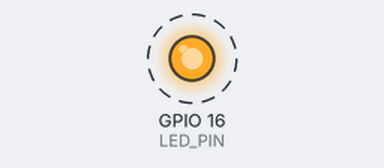
The sketch below on a simulated ESP8266 (NodeMCU). On the bench: output pins drawn as LEDs (lit = HIGH). Dashed ring = blinking. What the sketch prints to the serial monitor is not drawn.

Above: at 5.5 s.
Timing chart, 0 to 9.6 s (numbered marks = the images above):
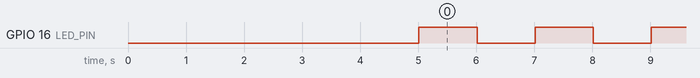

The sketch:

led.ino
```cpp
#include <Wire.h>

#define LED_PIN   16

void setup() {
  // put your setup code here, to run once:
  Serial.begin(115200);
  Serial.print("esp8266 setup!\r\n");
  pinMode(LED_PIN, OUTPUT);

  // Get some information abut the ESP8266

  uint32_t freeheap = ESP.getFreeHeap();
  Serial.print("Free Heap Size = "); Serial.println(freeheap);
  uint32_t chipID = ESP.getChipId();
  Serial.print("ESP8266 chip ID = "); Serial.println(chipID);
  uint32_t flashChipID = ESP.getFlashChipId();
  Serial.print("ESP8266 flash chip ID = "); Serial.println(flashChipID);
  uint32_t flashChipSize = ESP.getFlashChipSize();
  Serial.print("ESP8266 flash chip size = "); Serial.print(flashChipSize); Serial.println(" bytes");
  uint32_t flashChipSpeed = ESP.getFlashChipSpeed();
  Serial.print("ESP8266 flash chip speed = "); Serial.print(flashChipSpeed); Serial.println(" Hz");
  uint32_t getVcc = ESP.getVcc();
  Serial.print("ESP8266 supply voltage = "); Serial.print(getVcc); Serial.println(" volts");
  delay(4000); // give some time to read the screen

  //Wire.begin(SDA_PIN, SDC_PIN);

  delay(1000);

}

void loop() {
  uint8_t count = 5;

  // put your main code here, to run repeatedly:
  while (count --) {
    digitalWrite(LED_PIN, HIGH);
    delay(1000);
    digitalWrite(LED_PIN, LOW);
    delay(1000);
  }

}
```

Measured:
- by itself, GPIO 16 (LED_PIN): alternates HIGH for 1.0 s and LOW for 1.0 s
